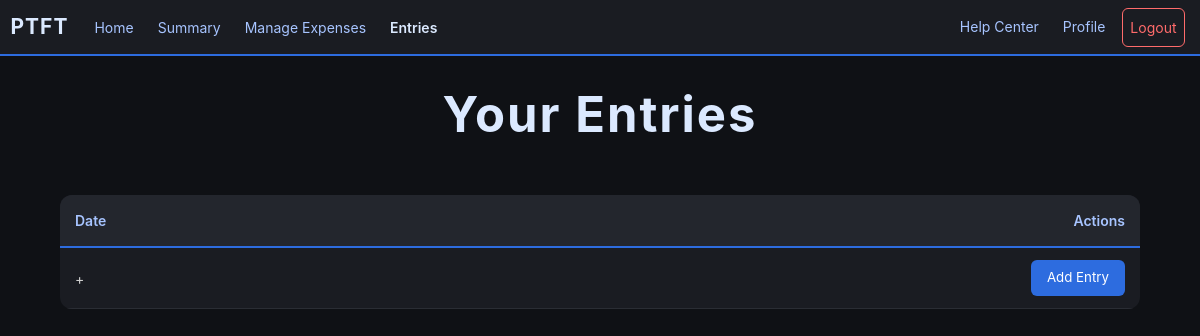
The app's page /entry (signed in), older data.
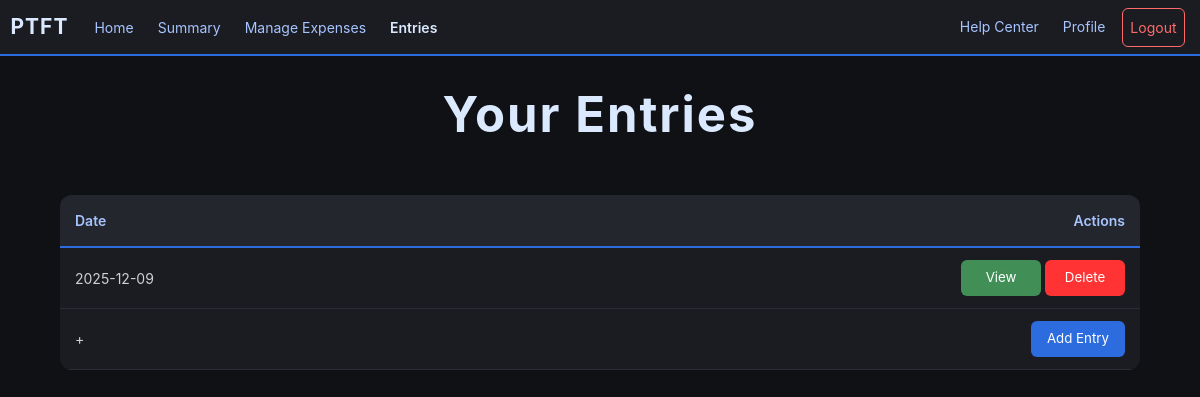
The same page, newer data.
### app/models.py (models this page shows, shortened)
class Entry(db.Model):        #Stores each entry per user
    id = db.Column(db.Integer, primary_key = True)
    user_id = db.Column(db.Integer, db.ForeignKey("user.id"))
    income = db.Column(db.Float, default = 0.0)
    date = db.Column(db.Integer, default = date.today())

### app/routes/entry.py (the view)
@entry.route("/entry", methods = ["GET"])
def all_entry():
    if helper.check_login():
        if request.method == "GET":     #Displays all user entries
            return render_template("entry.html", entries = Entry.query.filter_by(user_id = session["user_id"]).all())
    else:
        return redirect(url_for("user.login"))

### app/helper.py (called while the page is built)
def check_login():
    return "user_id" in session

### app/templates/entry.html (shortened to what this page needs)
{% extends "budget_base.html" %}
{% block content %}
<div class="expense-container">
    <h1 class="main-title">Your Entries</h1>
    <table class="expense-table">
        <thead>
            <tr>
                <th style="width: 70%;">Date</th>
                <th style="width: 30%; text-align: right;">Actions</th>
            </tr>
        </thead>
        <tbody>
            {% for entry in entries %}
            <tr>
                <td>{{entry.date}}</td>
                <td style="text-align: right;">
                    <a href="{{url_for('entry.view_entry', entry_id = entry.id)}}" class="btn btn-success">View</a>
                    <form action="{{url_for('entry.delete_entry', entry_id = entry.id)}}" method="POST" style="display:inline;">
                        <button type="submit" class="btn btn-danger">Delete</button>
                    </form>
                </td>
            </tr>
            {% endfor %}
            <tr class="add-row">
                <form action="/add_entry" method="POST">
                    <td>+</td>
                    <td style="text-align: right;"><button type="submit" class="btn btn-primary">Add Entry</button></td>
                </form>
            </tr>
        </tbody>
    </table>
</div>
{% endblock %}

Row changes from the older to the newer data that the page shows:
added Entry: date "2025-12-09"
